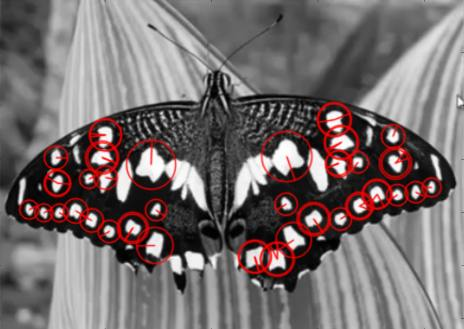
#> input picture opencv_test/feature_detection_lean/a.jpg, 464 x 329 px
$ python Brute-Force_matcher.py
#> lines starting #> are read from the running program, lines starting #| are printed output that depends on the picture
import cv2 as cv
import matplotlib.pyplot as plt

# ORB Descriptors
img1 = cv.imread('a.jpg', cv.IMREAD_GRAYSCALE)  # queryImage
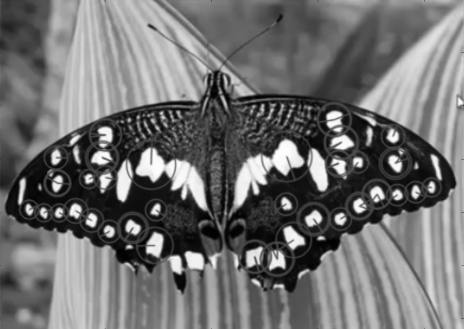
#> img1: shape (329, 464); min 0, max 255, mean 112.3
img2 = cv.imread('a.jpg', cv.IMREAD_GRAYSCALE)  # trainImage
# orb探测器
orb = cv.ORB_create()
# 使用ORB查找关键点和描述符
kp1, des1 = orb.detectAndCompute(img1, None)
#> kp1 = 500 keypoints; strongest (x, y, size): (394, 138, 53.6), (301, 241, 64.3), (397, 168, 53.6), (398, 195, 64.3)
kp2, des2 = orb.detectAndCompute(img2, None)
#> kp2 has the same summary as kp1

"""
One of NORM_L1, NORM_L2, NORM_HAMMING, NORM_HAMMING2.
L1 and L2 norms are preferable choices for SIFT and SURF descriptors,
L1和L2规范是SIFT和SURF描述符更好的选择，
NORM_HAMMING应与ORB搭配使用，既轻快又简短
"""
# 创建BFMatcher对象
bf = cv.BFMatcher(cv.NORM_HAMMING, crossCheck=True)
# 描述符匹配
"""
使用Matcher.match()方法获得两个图像的最佳匹配。
我们将它们按照距离的升序进行排序，以便最好的匹配(较低的距离)出现在前面。
然后我们只抽到前10场比赛(只是为了让大家看到。)你可以随意增加)
DMatch.distance -描述符之间的距离。越低越好。
DMatch.trainIdx - 描述符中描述符的索引
DMatch.queryIdx -查询描述符中的描述符的索引
DMatch.imgIdx - 图像的索引。
"""
matches = bf.match(des1, des2)
#> matches = 500 matches
# 按它们的距离排序
matches = sorted(matches, key=lambda x: x.distance)
# Draw first 10 matches.
img3 = cv.drawMatches(img1, kp1, img2, kp2, matches[:100], None, flags=cv.DrawMatchesFlags_NOT_DRAW_SINGLE_POINTS)
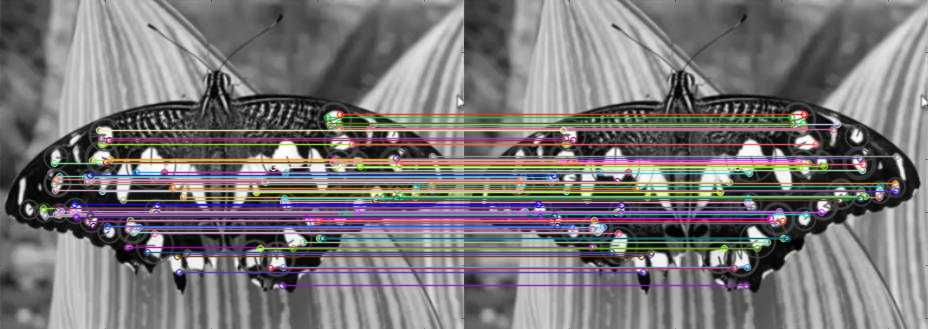
#> img3: shape (329, 928, 3); mean of channels 0, 1, 2 119.1, 117.5, 120.9; drawn as B, G, R
cv.imshow('test', img3)
# cv.imwrite('test.jpg', img3)
plt.imshow(img3), plt.show()
key = cv.waitKey(0) & 0xFF
#> (key q is pressed here)
# 按'q'健退出循环
if key == ord('q'):
    cv.destroyAllWindows()

# 用SIFT描述符进行穷举匹配和比值检验

# 启动 SIFT 探测器
sift = cv.xfeatures2d.SIFT_create()
# 使用SIFT查找关键点和描述符
kp1, des1 = sift.detectAndCompute(img1, None)
#> kp1 = 1509 keypoints; strongest (x, y, size): (92, 220, 7.6), (155, 244, 11.7), (75, 210, 8.1), (293, 238, 11.7)
kp2, des2 = sift.detectAndCompute(img2, None)
#> kp2 has the same summary as kp1
# 具有默认参数的BFMatcher
bf = cv.BFMatcher()
matches = bf.knnMatch(des1, des2, k=2)
#> matches = 1509 matches
# 应用比值判别法
good = []
for m, n in matches:
    if m.distance < 0.75 * n.distance:
        good.append([m])
#> after the loop, good = 1509 matches
# cv.drawMatchesKnn 将两个列表进行匹配
img3 = cv.drawMatchesKnn(img1, kp1, img2, kp2, good, None, flags=cv.DrawMatchesFlags_NOT_DRAW_SINGLE_POINTS)
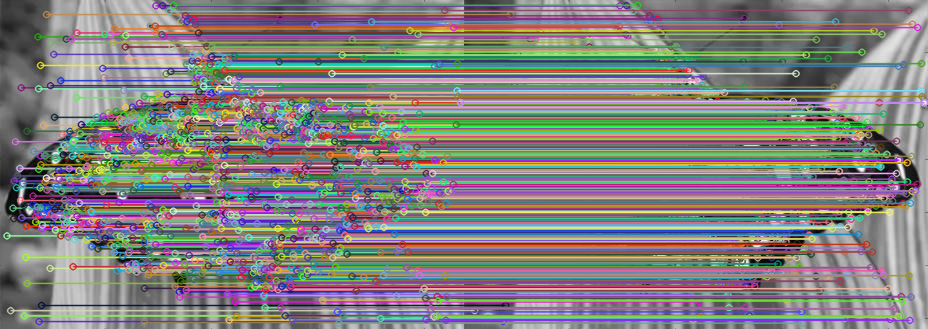
#> img3: shape (329, 928, 3); mean of channels 0, 1, 2 127.2, 128.9, 131.4; drawn as B, G, R
cv.imshow('test', img3)
plt.imshow(img3), plt.show()
key = cv.waitKey(0) & 0xFF
#> (key q is pressed here)
# 按'q'健退出循环
if key == ord('q'):
    cv.destroyAllWindows()
